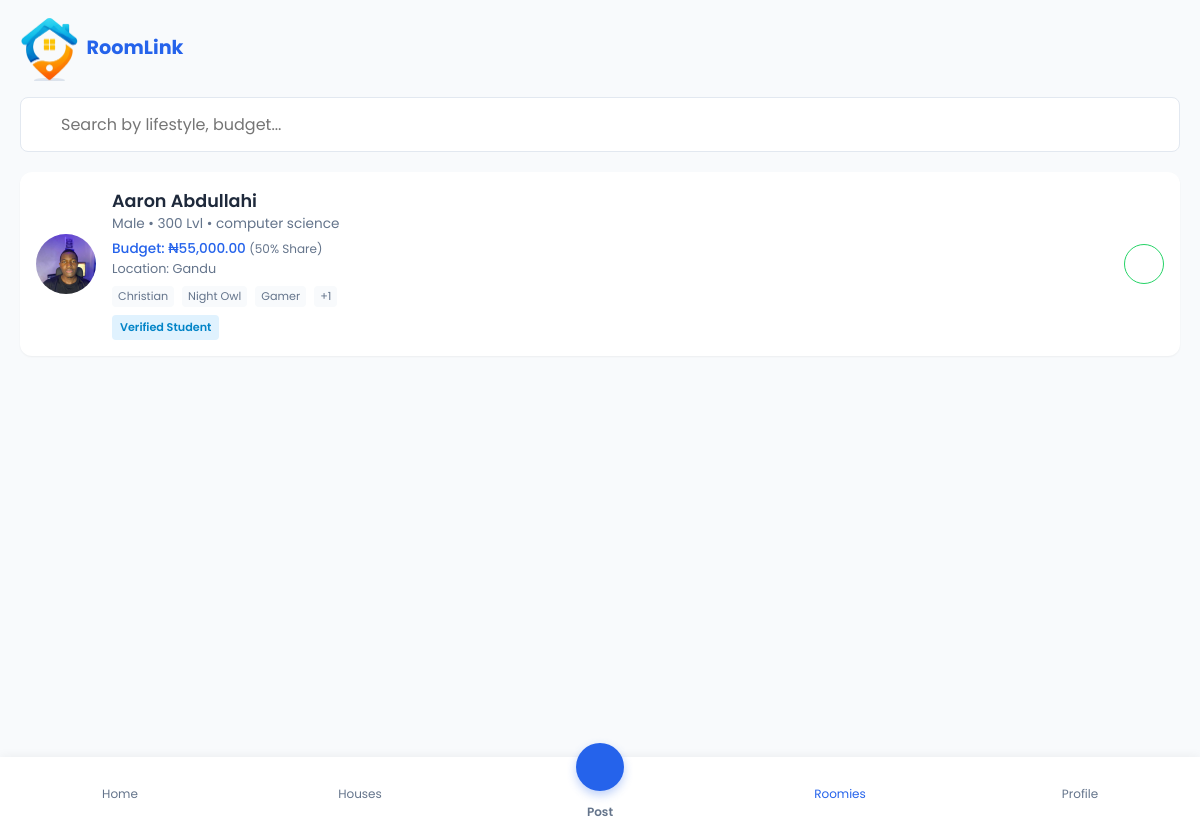
The page /roommates/ on the database its author committed.
### core/models.py (models this page shows, shortened)
class Listing(models.Model):
    LISTING_TYPE_CHOICES = [
        ('house', 'House'),
        ('roommate', 'Roommate'),
    ]
    title = models.CharField(max_length=255)
    description = models.TextField()
    rent = models.DecimalField(max_digits=10, decimal_places=2)
    location = models.CharField(max_length=255)
    listing_type = models.CharField(max_length=20, choices=LISTING_TYPE_CHOICES)
    GENDER_CHOICES = [('male', 'Male'), ('female', 'Female')]
    gender_preference = models.CharField(max_length=10, choices=GENDER_CHOICES, blank=True, null=True)
    LEVEL_CHOICES = [('100', '100 Lvl'), ('200', '200 Lvl'), ('300', '300 Lvl'), ('400', '400 Lvl'), ('500', '500 Lvl')]
    level_preference = models.CharField(max_length=10, choices=LEVEL_CHOICES, blank=True, null=True)
    interests = models.CharField(max_length=255, blank=True, null=True, help_text="Comma separated interests (e.g. Reading, Music, Sports)")
    image = models.ImageField(upload_to='listing_images/', blank=True, null=True)
    posted_by = models.ForeignKey(User, on_delete=models.CASCADE, related_name='listings')
    is_verified_listing = models.BooleanField(default=False)
    views_count = models.PositiveIntegerField(default=0)
    created_at = models.DateTimeField(auto_now_add=True)
    @property
    def interests_list(self):
        if self.interests:
            return [x.strip() for x in self.interests.split(',')]
        return []

class User(AbstractUser):
    username = None # We use email as username
    email = models.EmailField(_('email address'), unique=True)
    full_name = models.CharField(max_length=255)
    phone_number = models.CharField(max_length=20)
    department = models.CharField(max_length=100, blank=True, null=True)
    matric_number = models.CharField(max_length=50, blank=True, null=True)
    is_verified_student = models.BooleanField(default=False)
    VERIFICATION_STATUS_CHOICES = [
        ('not_submitted', 'Not Submitted'),
        ('pending', 'Pending Review'),
        ('approved', 'Approved'),
        ('rejected', 'Rejected'),
    ]
    verification_status = models.CharField(
        max_length=20,
        choices=VERIFICATION_STATUS_CHOICES,
        default='not_submitted'
    )
    verification_document = models.FileField(upload_to='verification_docs/', blank=True, null=True)
    USERNAME_FIELD = 'email'
    REQUIRED_FIELDS = ['full_name', 'phone_number']
    objects = UserManager()
    @property
    def whatsapp_link(self):
        clean_number = ''.join(filter(str.isdigit, str(self.phone_number)))
        if clean_number.startswith('0'):
            clean_number = '234' + clean_number[1:]
        return clean_number

### core/views.py (the view)
# urls.py: path('roommates/', views.roommates, name='roommates'),
def roommates(request):
    roommates = Listing.objects.filter(listing_type='roommate').order_by('-is_verified_listing', '-created_at')
    return render(request, 'roommates.html', {'roommates': roommates})

### templates/roommates.html (shortened to what this page needs)
{% extends 'base.html' %}
{% load static humanize %}
{% block content %}
<section id="roommates-screen" class="screen-page">
    <div class="filter-bar">
        <div class="search-input">
            <input type="text" placeholder="Search by lifestyle, budget..." name="q" value="{{ request.GET.q }}">
        </div>
    </div>
    <div class="roommates-list" id="roommates-list">
        {% for roomie in roommates %}
        <div class="roommate-card" onclick="location.href='{% url 'listing_detail' roomie.id %}'" style="cursor: pointer;">
            {% if roomie.image %}
            <img src="{{ roomie.image.url }}" class="roommate-avatar" style="object-fit:cover;" alt="{{ roomie.posted_by.full_name }}">
            {% else %}
            <img src="https://ui-avatars.com/api/?name={{ roomie.posted_by.full_name|urlencode }}&background=random" class="roommate-avatar" alt="{{ roomie.posted_by.full_name }}">
            {% endif %}
            <div class="roommate-info">
                <h3>{{ roomie.posted_by.full_name }}</h3>
                <p style="font-size:0.85rem; color:var(--text-muted); margin-bottom:4px;">
                    {% if roomie.gender_preference %}{{ roomie.get_gender_preference_display }}{% endif %}
                    {% if roomie.gender_preference and roomie.level_preference %} • {% endif %}
                    {% if roomie.level_preference %}{{ roomie.get_level_preference_display }}{% endif %}
                    {% if roomie.posted_by.department %} • {{ roomie.posted_by.department }}{% endif %}
                </p>
                <p style="font-size:0.85rem; color:var(--primary); font-weight:500;">Budget: ₦{{ roomie.rent|intcomma }} <span style="font-size:0.75rem; color:var(--text-muted); font-weight:normal;">(50% Share)</span></p>
                <p style="font-size:0.8rem; margin-bottom:6px;">Location: {{ roomie.location }}</p>
                {% if roomie.interests_list %}
                <div class="tags" style="margin-bottom:8px;">
                    {% for interest in roomie.interests_list|slice:":3" %}
                    <span class="tag" style="font-size:0.7rem; padding:2px 6px;">{{ interest }}</span>
                    {% endfor %}
                    {% if roomie.interests_list|length > 3 %}
                    <span class="tag" style="font-size:0.7rem; padding:2px 6px;">+{{ roomie.interests_list|length|add:"-3" }}</span>
                    {% endif %}
                </div>
                {% endif %}
                <div style="margin-top:4px; display:flex; gap:4px; flex-wrap:wrap;">
                     {% if roomie.posted_by.is_verified_student %}
                     <span class="badge" style="background:#e0f2fe; color:#0284c7; font-size:0.7rem;"> Verified Student</span>
                     {% else %}
                     <span class="badge" style="background:#FEF3C7; color:#B45309; font-size:0.7rem;">Unverified Student</span>
                     {% endif %}
                </div>
            </div>
            <a href="https://wa.me/{{ roomie.posted_by.whatsapp_link }}?text=Hello {{ roomie.posted_by.full_name }}, saw your profile on RoomLink!" target="_blank" class="btn-icon" style="color:#25D366; border-color:#25D366;" onclick="event.stopPropagation()">
            </a>
        </div>
        {% empty %}
        <p>No roommates found.</p>
        {% endfor %}
    </div>
</section>
{% endblock %}

### static/css/styles.css (style rules this page uses)
:root { --primary: #2563EB; --primary-dark: #1D4ED8; --secondary: #F97316; --bg-color: #F8FAFC; --card-bg: #FFFFFF; --text-main: #1E293B; --text-muted: #64748B; --border-color: #E2E8F0; --shadow-sm: 0 1px 2px 0 rgb(0 0 0 / 0.05); --shadow-md: 0 4px 6px -1px rgb(0 0 0 / 0.1), 0 2px 4px -2px rgb(0 0 0 / 0.1); --radius-sm: 8px; --radius-md: 12px; --radius-lg: 16px; --nav-height: 70px; }
* { box-sizing: border-box; margin: 0; padding: 0; -webkit-tap-highlight-color: transparent; }
body { font-family: 'Poppins', -apple-system, BlinkMacSystemFont, "Segoe UI", Roboto, Helvetica, Arial, sans-serif; background-color: var(--bg-color); color: var(--text-main); line-height: 1.5; padding-bottom: calc(var(--nav-height) + 20px); overscroll-behavior-y: none; }
h3 { font-size: 1.1rem; font-weight: 600; }
p { font-size: 0.95rem; color: var(--text-muted); }
a { text-decoration: none; color: inherit; }
.btn-icon { background: white; border: 1px solid var(--border-color); width: 40px; height: 40px; border-radius: 50%; display: flex; align-items: center; justify-content: center; font-size: 1.2rem; cursor: pointer; color: var(--text-main); }
.screen-page { padding: 0 20px; animation: fadeIn 0.3s ease; min-height: 80vh; }
.badge { padding: 4px 8px; border-radius: 4px; font-size: 0.75rem; font-weight: 600; display: inline-block; }
.roommate-card { background: var(--card-bg); padding: 16px; border-radius: var(--radius-md); box-shadow: var(--shadow-sm); display: flex; gap: 16px; margin-bottom: 16px; align-items: center; position: relative; transition: transform 0.2s, box-shadow 0.2s; }
.roommate-card .btn-icon { position: relative; z-index: 2; }
.roommate-avatar { width: 60px; height: 60px; border-radius: 50%; object-fit: cover; }
.roommate-info { flex: 1; }
.tags { display: flex; gap: 8px; flex-wrap: wrap; margin-top: 8px; }
.tag { background: var(--bg-color); padding: 4px 8px; border-radius: 4px; font-size: 0.75rem; color: var(--text-muted); }
input[type="text"], input[type="number"], input[type="file"], textarea { width: 100%; padding: 14px; border: 1px solid var(--border-color); border-radius: var(--radius-sm); font-family: inherit; font-size: 1rem; background: white; }
.filter-bar { display: flex; gap: 12px; margin-bottom: 20px; }
.search-input { flex: 1; position: relative; }
.search-input input { padding-left: 40px; }

### rows shown on the page
Listing: image (picture), posted_by.full_name "Aaron Abdullahi", gender_preference "Male", level_preference "300 Lvl", posted_by.department "computer science", rent "55,000.00", location "Gandu", interests_list "Christian" "Night Owl" "Gamer", interests_list|length "1", shows "Verified Student"
